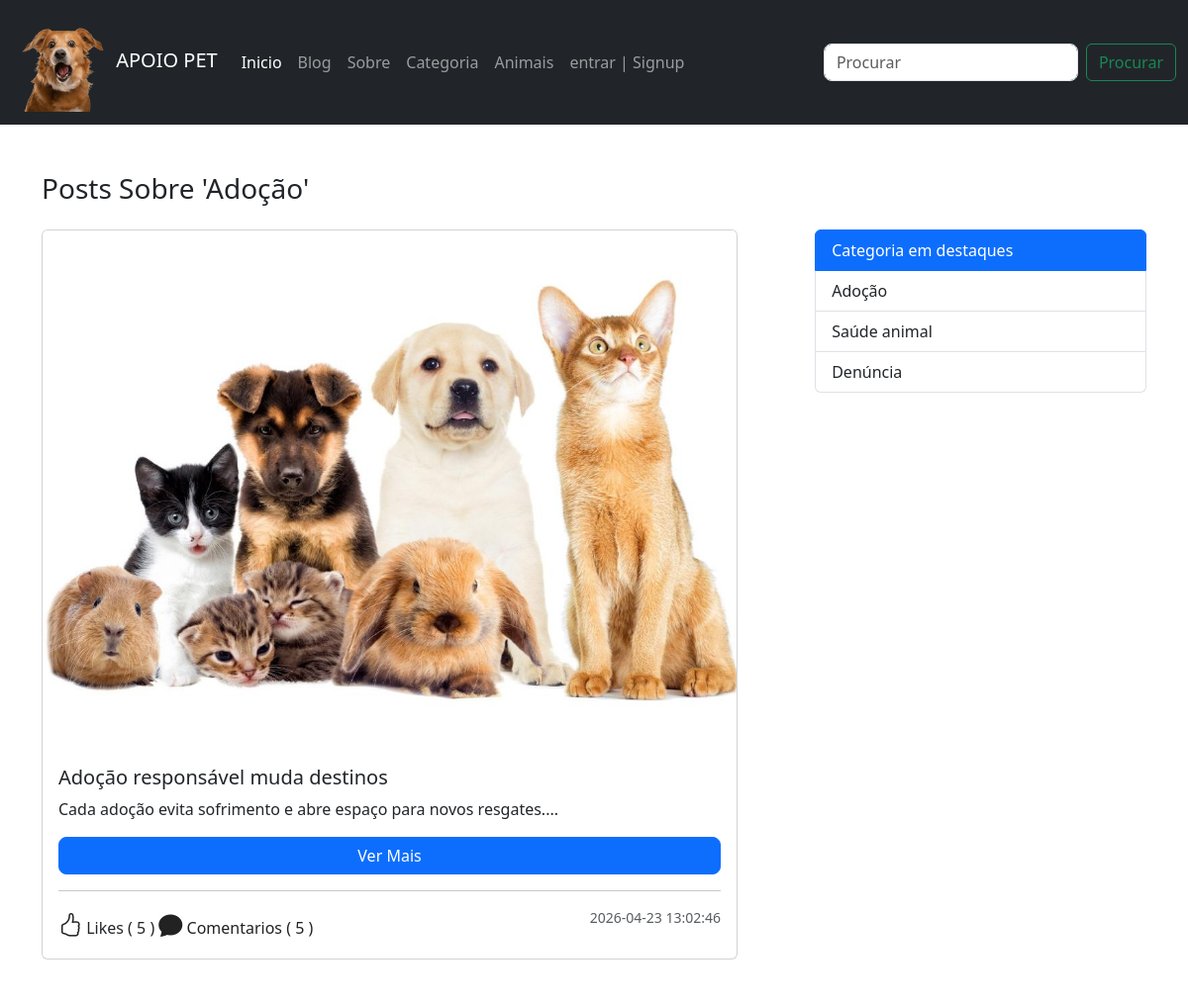
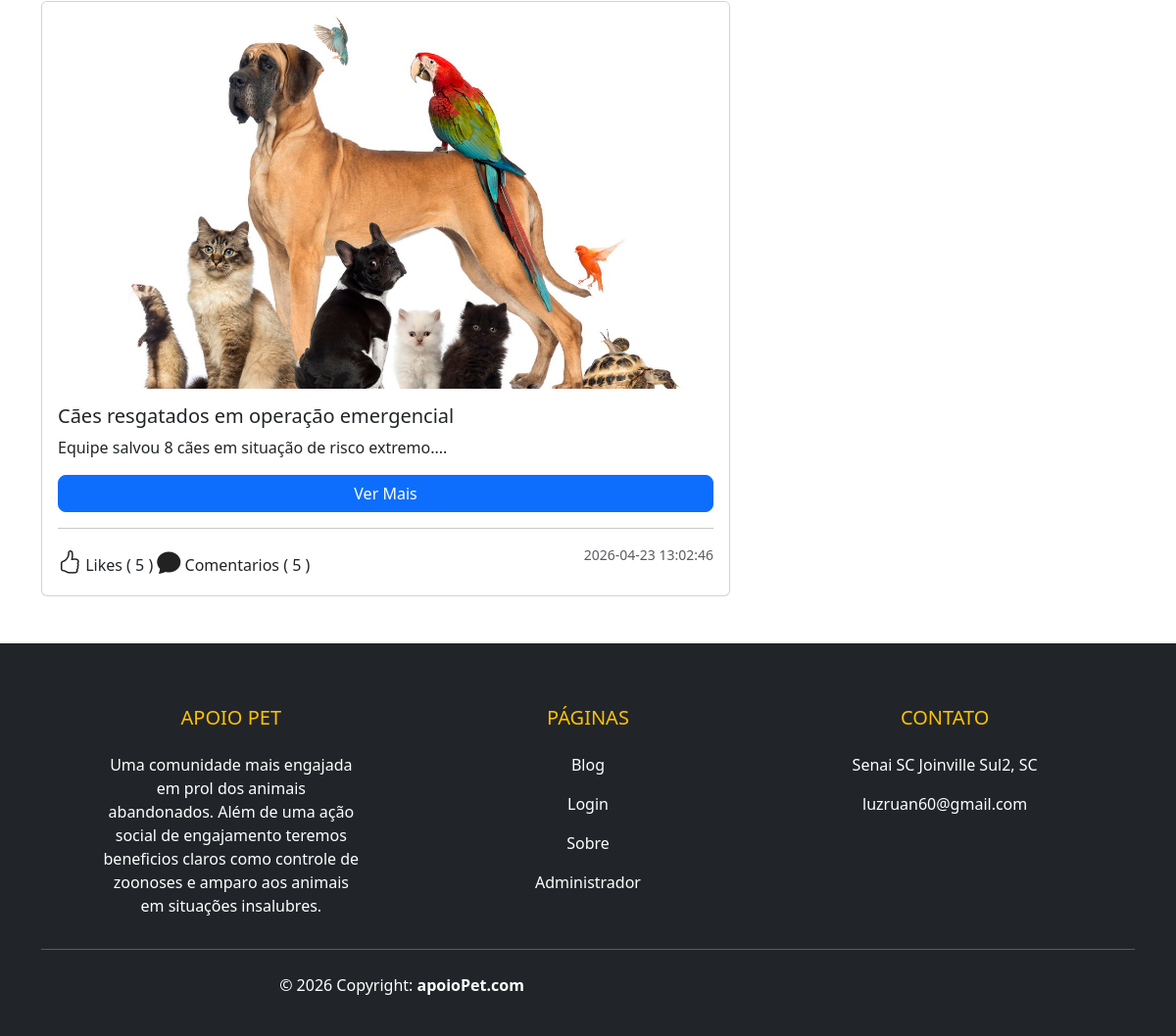
Page /categoria.php?category_id=38 on the committed database (2 pictures, top to bottom).
### tables this page shows
CREATE TABLE `category` (
  `id` int(11) NOT NULL,
  `category` varchar(127) NOT NULL
);

CREATE TABLE `post` (
  `post_id` int(11) NOT NULL,
  `post_title` varchar(127) NOT NULL,
  `post_text` text NOT NULL,
  `category` int(11) NOT NULL,
  `publish` int(2) NOT NULL DEFAULT 1,
  `cover_url` varchar(255) NOT NULL DEFAULT 'default.jpg',
  `crated_at` datetime NOT NULL DEFAULT current_timestamp()
);

### admin/data/Post.php (called while the page is built, shortened)
<?php
function getAllPostsByCategory($conn, $category_id){
   $sql = "SELECT * FROM post  WHERE category=? AND publish=1";
   $stmt = $conn->prepare($sql);
   $stmt->execute([$category_id]);
   if($stmt->rowCount() >= 1){
         $data = $stmt->fetchAll();
         return $data;
   }else {
       return 0;
   }
}
function getCategoryById($conn, $id){
   $sql = "SELECT * FROM category WHERE id=?";
   $stmt = $conn->prepare($sql);
   $stmt->execute([$id]);
   $data = $stmt->fetch(PDO::FETCH_ASSOC);
   return $data ? $data : null;
}
function get5Categories($conn){
   $sql = "SELECT * FROM category LIMIT 5";
   $stmt = $conn->prepare($sql);
   $stmt->execute();
   if($stmt->rowCount() >= 1){
         $data = $stmt->fetchAll();
         return $data;
   }else {
      return [];
   }
}
function getAllCategories($conn){
   $sql = "SELECT * FROM category ORDER BY category";
   $stmt = $conn->prepare($sql);
   $stmt->execute();
   if($stmt->rowCount() >= 1){
         $data = $stmt->fetchAll();
         return $data;
   }else {
       return [];
   }
}

### admin/data/Comment.php (called while the page is built, shortened)
<?php
function CountByPostID($conn, $id){
   $sql = "SELECT COUNT(*) as total FROM comment WHERE post_id=?";
   $stmt = $conn->prepare($sql);
   $stmt->execute([$id]);
   return $stmt->fetch(PDO::FETCH_ASSOC)['total'];
}
function likeCountByPostID($conn, $id){
   $sql = "SELECT COUNT(*) as total FROM post_like WHERE post_id=?";
   $stmt = $conn->prepare($sql);
   $stmt->execute([$id]);
   return $stmt->fetch(PDO::FETCH_ASSOC)['total'];
}

### categoria.php (the view, shortened to what this page needs)
<?php
$logged = false;
include_once("db_conn.php");
include_once("admin/data/Post.php");
include_once("admin/data/Comment.php");
$categories = getAllCategories($conn);
$categories5 = get5Categories($conn);
$category = 0;
?>
<!DOCTYPE html>
<html lang="pt-br">
<head>
        <?php
        if (isset($_GET['category_id'])) {
            $c_id = $_GET['category_id'];
            $category = getCategoryById($conn, $c_id);
        } else {
            echo "Blog Category Page";
        }
        ?>
    <link href="https://cdn.jsdelivr.net/npm/bootstrap@5.3.8/dist/css/bootstrap.min.css" rel="stylesheet">
    <link rel="stylesheet" href="https://cdn.jsdelivr.net/npm/bootstrap-icons@1.13.1/font/bootstrap-icons.min.css">
    <link rel="stylesheet" href="assets/CSS/style.css">
</head>
<body>
    <?php
    include 'navbar.php';
    ?>
    <div class="container mt-5">
        <h1 class="display-4 mb-4 fs-3">
            <?php if ($category != 0)
                echo "Posts Sobre '" . $category['category'] . "'";
            else echo "Posts"; ?>
        </h1>
        <section class="d-flex">
            <?php if (!isset($_GET['category_id'])) { ?>
                <main class="main-blog p-2">
                    <div class="list-group category-aside">
                        <?php foreach ($categories as $category) { ?>
                            <a href="categoria.php?category_id=<?= $category['id'] ?>"
                                class="list-group-item list-group-item-action">
                                <?php echo $category['category']; ?>
                            </a>
                        <?php } ?>
                    </div>
                </main>
            <?php } else {
                $cId = $_GET['category_id'];
                $posts = getAllPostsByCategory($conn, $cId);
            ?>
                <?php if ($posts != 0) { ?>
                    <main class="main-blog">
                        <?php foreach ($posts as $post) { ?>
                            <div class="card main-blog-card mb-5">
                                <img src="upload/blog/<?= $post['cover_url'] ?>" class="card-img-top" alt="...">
                                <div class="card-body">
                                    <h5 class="card-title"><?= $post['post_title'] ?></h5>
                                    <?php
                                    $p = strip_tags($post['post_text']);
                                    $p = substr($p, 0, 200);
                                    ?>
                                    <p class="card-text"><?= $p ?>...</p>
                                    <a href="blog-view.php?post_id=<?= $post['post_id'] ?>" class="btn btn-primary">Ver Mais</a>
                                    <hr>
                                    <div class="d-flex justify-content-between">
                                        <div class="react-btns">
                                            <?php
                                            $post_id = $post['post_id'];
                                            if ($logged) {
                                                $liked = isLikedByUserID($conn, $post_id, $user_id);
                                                if ($liked) {
                                            ?>
                                                   <i class="bi bi-hand-thumbs-up like-btn"
                                                        post-id="<?= $post_id ?>"
                                                        liked="1"
                                                        aria-hidden="true"></i>
                                                <?php } else { ?>
                                                   <i class="bi bi-hand-thumbs-up like-btn"
                                                        post-id="<?= $post_id ?>"
                                                        liked="0"
                                                        aria-hidden="true"></i>
                                                <?php }
                                            } else { ?>
                                               <i class="bi bi-hand-thumbs-up like-btn"></i>
                                            <?php } ?>
                                            Likes (
                                            <span><?php
                                                    echo likeCountByPostID($conn, $post['post_id']);
                                                    ?></span> )
                                            <a href="blog-view.php?post_id=<?= $post['post_id'] ?>#comments">
                                               <i class="bi bi-chat-fill"></i></i>  Comentarios (
                                                <?php
                                                echo CountByPostID($conn, $post['post_id']);
                                                ?>
                                                )
                                            </a>
                                        </div>
                                        <small class="text-body-secondary"><?= $post['crated_at'] ?></small>
                                    </div>
                                </div>
                            </div>
                        <?php } ?>
                    </main>
            <?php }
            } ?>
            <aside class="aside-main">
                <div class="list-group category-aside">
                    <a href="#"
                        class="list-group-item list-group-item-action active"
                        aria-current="true">
                       Categoria em destaques
                    </a>
                    <?php foreach ($categories5 as $category) { ?>
                        <a href="categoria.php?category_id=<?= $category['id'] ?>"
                            class="list-group-item list-group-item-action">
                            <?php echo $category['category']; ?>
                        </a>
                    <?php } ?>
                </div>
            </aside>
        </section>
    </div>
    <?php include 'footer.php'; ?>
</body>
</html>

### assets/CSS/style.css (style rules this page uses)
img { max-width: 100%; }
.main-blog-card { width: 90%; }
.category-aside { width: 100%; }
.main-blog { width: 70%; }
.aside-main { width: 30%; }
.react-btns i { font-size: 24px; color: #222; cursor: pointer; }
.react-btns a { text-decoration: none; color: #222; cursor: pointer; }
.btn-primary { width: 100%; border-radius: 8px; }

### rows in the picture
category: category "Adoção"
post: cover_url (picture), post_title "Adoção responsável muda destinos", post_text "Cada adoção evita sofrimento e abre espaço para novos resgates.", post_id "5", crated_at "2026-04-23 13:02:46"
post: cover_url (picture), post_title "Cães resgatados em operação emergencial", post_text "Equipe salvou 8 cães em situação de risco extremo.", post_id "5", crated_at "2026-04-23 13:02:46"
category: category "Saúde animal"
category: category "Denúncia"
